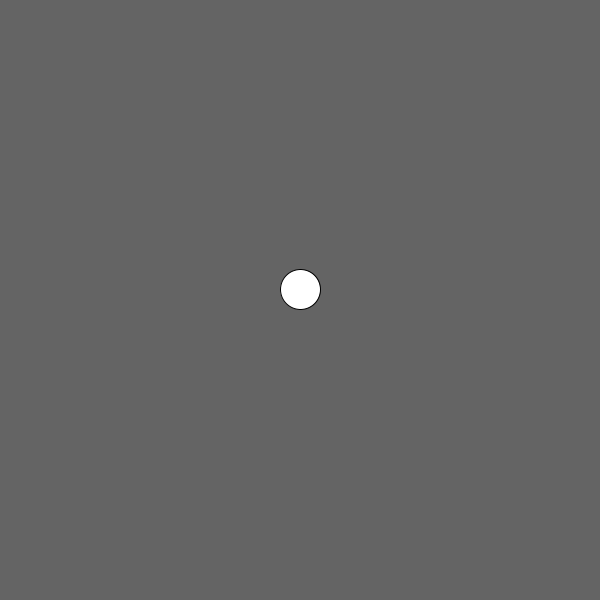
Frame 1 (no input)
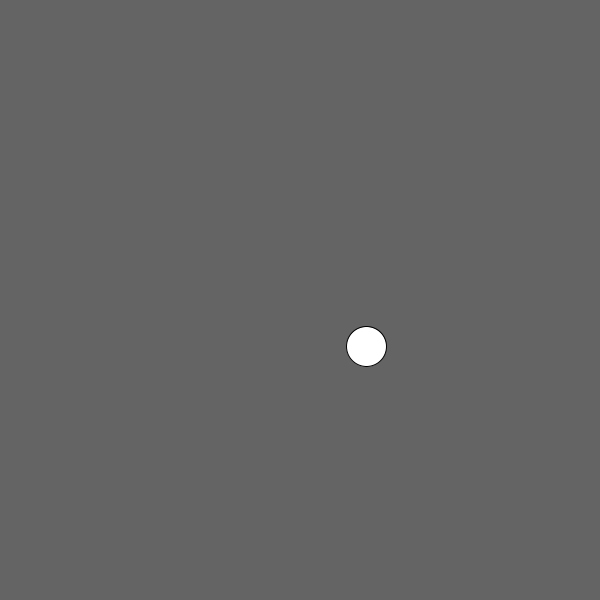
Frame 60 (the mouse pressed at the canvas centre just before this capture)
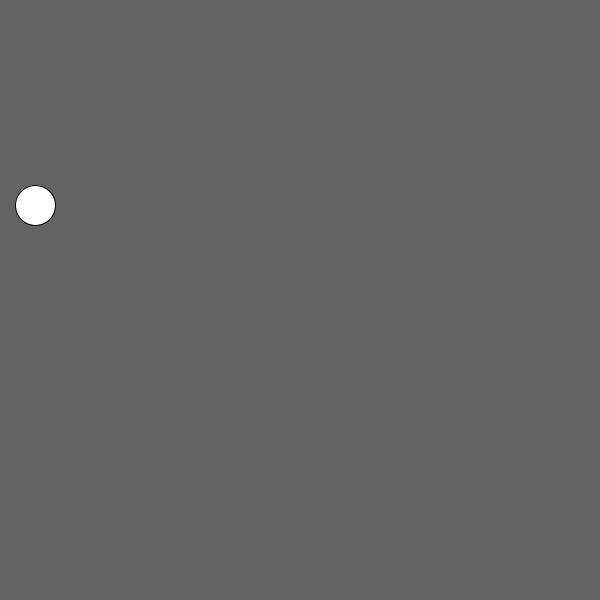
Frame 120 (the mouse held since frame 60 and released just before this capture)

The Processing sketch that drew these frames (run headless with seeded random() and noise(); from frame 60 on, the mouse is pressed at the canvas centre):

// Processing sketch: vectorsAndPerlin02
// ── vectorsAndPerlin02.pde
float rand1, rand2;
float t;
Ball ball;


void setup() {
  size(600,600);

  rand1 = 0; // initial values for the constructor
  rand2 = 5;  
  ball = new Ball();
}

void draw() {
  background(100);
  
  t += .01; // changing time by step .01
  
  /* the noise fn is time dependent; therefore, if I seed both noise fns with the same
  value (t), then the outputs of those fns will be the same */
  
  float accVecX = noise(t + rand1); // getting values of perlin noise for the acc
  float accVecY = noise(t + rand2); // getting values of perlin noise for the acc with different seed
  
  // scaling matters!
  accVecX = map(accVecX,0,1,-1,1); // mapping the values of the acc components 
  accVecY = map(accVecY,0,1,-1,1);
  
  PVector accVec = new PVector(accVecX, accVecY); // defining an acc vector with those components
  
  ball.vel.add(accVec); // adding this changing vector to the current one
  
  ball.update();
  ball.bounce();
  ball.display();
}

// ── Ball.pde
class Ball {
  PVector pos, vel, acc; // initializing vectors for posistion, velocity, and acceleration
  int rad; // radius of the ball
  
  Ball(){ // constructor for the ball
    pos = new PVector(width/2,height/2);
    vel = new PVector(0,-10); // initial velocity straight up
    acc = new PVector(0, .1); // initial acc down
    rad = 40; // setting the radius of the ball
  }
  void update() {
    pos.add(vel); // adding small velocity vectors to the ball's position vectors
    vel.add(acc); // adding small acceleration to the ball's velocity vector
  }
  
  void bounce() {
    if(pos.x > width) { // making the ball bounce off of the right wall
      pos.x = width;
      vel.x -= .1; // friction
      vel.x *= -1; // changing direction
    }
    if(pos.x < 0) { // making the ball bounce off of the left wall
      pos.x = 0;
      vel.x += .1; // friction
      vel.x *= -1; 
    }
    if (pos.y > height) { // making the ball bounce off of the bottom wall
      pos.y = height;
      vel.y -= .1; // friction
      vel.y *= -1; 
    }
    if(pos.y < 0) { // making the ball bounce off of the top wall
      pos.y = 0;
      vel.y += .1; // friction
      vel.y *= -1;
    }
  }
  
  void display() {
    ellipse(ball.pos.x,ball.pos.y,rad,rad); // drawing the ellipse with the ball data
  }
}
